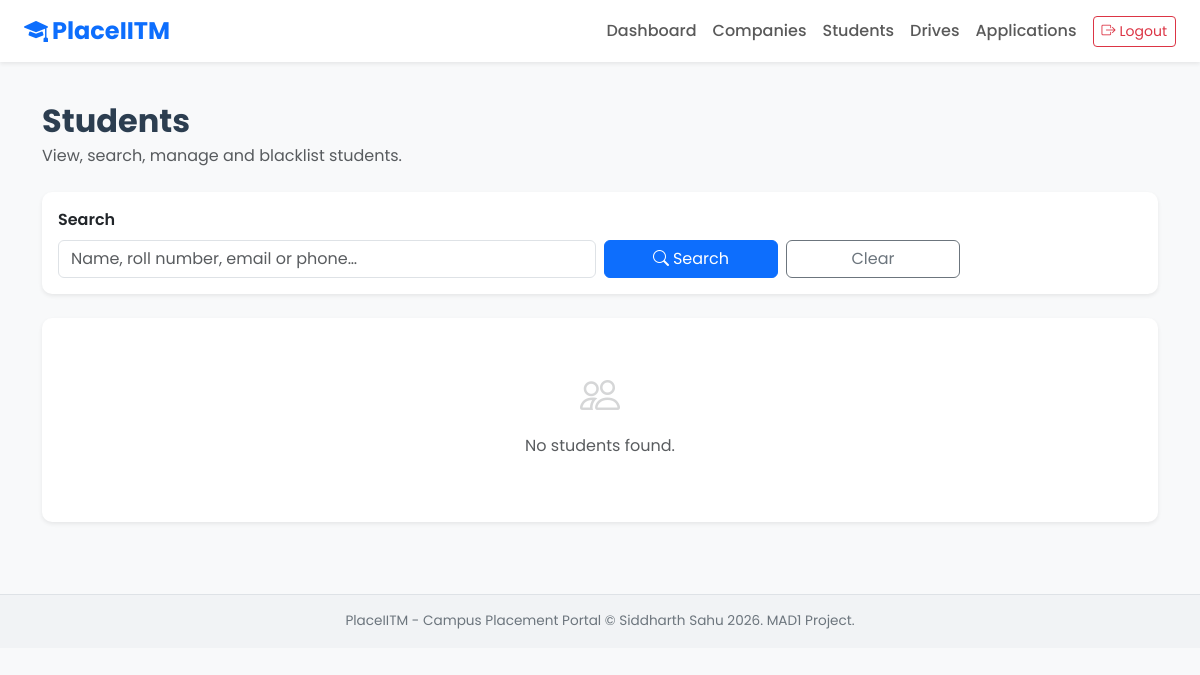
Page /admin/students (signed in) on the earlier database version.
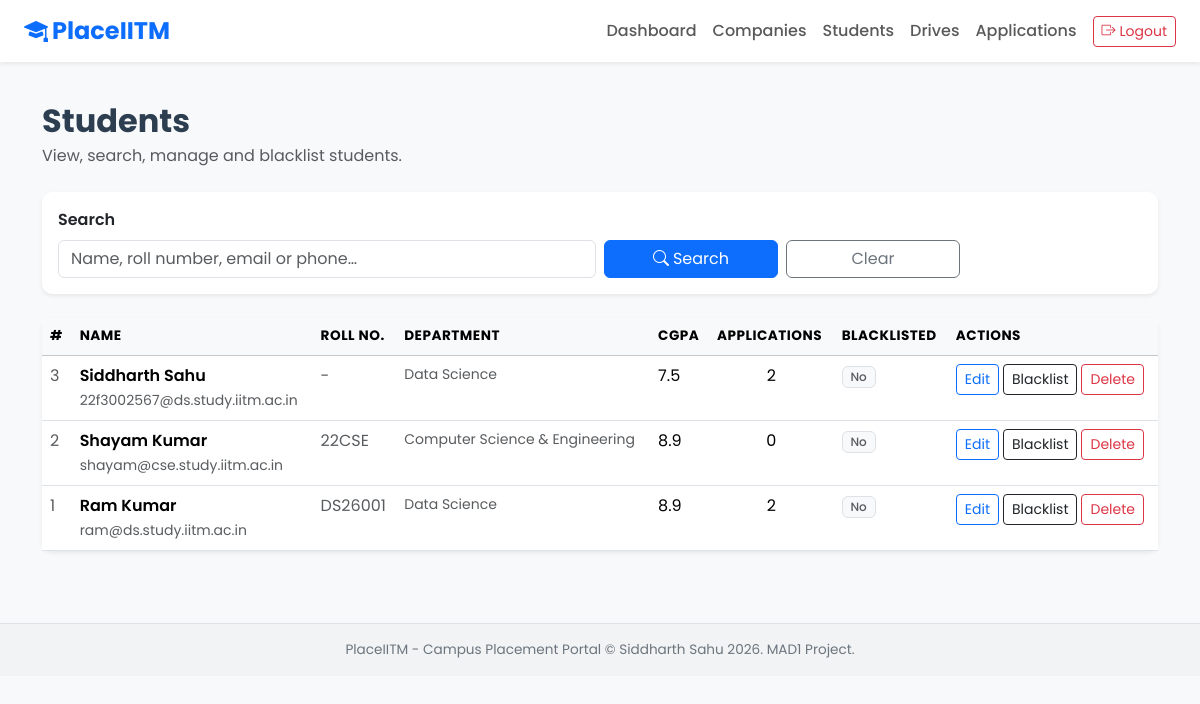
Same page on the later database version.
### models.py (models this page shows, shortened)
class Student(db.Model):
    __tablename__ = "students"
    id = db.Column(db.Integer, primary_key=True)
    user_id = db.Column(db.Integer, db.ForeignKey('users.id'), nullable=False, unique=True)
    stu_name = db.Column(db.String(100), nullable=False)
    email = db.Column(db.String(191), unique=True, nullable=False, index=True)
    phone = db.Column(db.String(20))
    roll_no = db.Column(db.String(50), unique=True)
    department = db.Column(db.String(100))
    degree = db.Column(db.String(60))
    grad_year = db.Column(db.Integer)
    cgpa = db.Column(db.Float)
    skills = db.Column(db.Text)
    bio = db.Column(db.Text)
    resume_filename = db.Column(db.String(200))
    registered_at = db.Column(db.DateTime, default= datetime.utcnow)
    updated_at = db.Column(db.DateTime, default= datetime.utcnow, onupdate=datetime.utcnow)
    applications = db.relationship("Application", backref='student', lazy=True, cascade='all, delete-orphan')

### app.py (the view, shortened to what this page needs)
@app.route('/admin/students')
@admin_required
def admin_students():
    search = request.args.get('search', '').strip()
    dept = request.args.get('department', '').strip()
    grad_year = request.args.get('grad_year', '').strip()
    query = Student.query
    if dept:
        query = query.filter_by(department=dept)
    if grad_year:
        query = query.filter_by(grad_year=grad_year)
    students = query.order_by(Student.registered_at.desc()).all()
    return render_template('admin_students.html', students=students, search=search, dept=dept, grad_year=grad_year, departments=Departments)

### app.py (called while the page is built)
@login_manager.user_loader
def load_user(user_id):
    return User.query.get(int(user_id))

def admin_required(f):
    @wraps(f)
    @login_required
    def decorated(*args, **kwargs):
        if not current_user.is_admin():
            flash('Acces denied - Admins allowed only.', 'danger')
            abort(403)
        return f(*args, **kwargs)
    return decorated

### models.py (called while the page is built)
    def is_admin(self):
        return self.role == Admin_role

### templates/admin_students.html (shortened to what the changed rows need)
{% extends "base.html" %}
{% block content %}
<div class="mb-4">
    <h2 class="fw-bold mb-1">Students</h2>
</div>
<div class="card shadow-sm border-0">
    <div class="card-body p-0">
        {% if students %}
        <div class="table-responsive">
            <table class="table table-hover mb-0">
                <thead class="table-light">
                    <tr>
                        <th>#</th>
                        <th>Name</th>
                        <th>Roll No.</th>
                        <th>Department</th>
                        <th>CGPA</th>
                        <th>Applications</th>
                        <th>Blacklisted</th>
                        <th>Actions</th>
                    </tr>
                </thead>
                <tbody>
                    {% for st in students %}
                    <tr>
                        <td class="text-muted">{{ st.id }}</td>
                        <td>
                            <div class="fw-semibold">{{ st.stu_name }}</div>
                            <small class="text-muted">{{ st.email }}</small>
                        </td>
                        <td class="text-muted">{{ st.roll_no or '-' }}</td>
                        <td class="text-muted small">{{ st.department or '-' }}</td>
                        <td>{{ st.cgpa or '-' }}</td>
                        <td class="text-center">{{ st.applications | length }}</td>
                        <td>
                            {% if st.user.is_blacklisted %}
                                <span class="badge bg-dark">Yes</span>
                            {% else %}
                                <span class="badge bg-light text-muted border">No</span>
                            {% endif %}
                        </td>
                        <td>
                            <div class="d-flex flex-wrap gap-1">
                                <a href="{{ url_for('admin_student_edit', stu_id=st.id) }}"
                                   class="btn btn-sm btn-outline-primary">Edit</a>
                                <form method="POST" action="{{ url_for('admin_student_blacklist', stu_id=st.id) }}">
                                    <button type="submit" class="btn btn-sm btn-outline-dark">
                                        {% if st.user.is_blacklisted %}Unblacklist{% else %}Blacklist{% endif %}
                                    </button>
                                </form>
                                <form method="POST" action="{{ url_for('admin_student_delete', stu_id=st.id) }}">
                                    <button type="submit" class="btn btn-sm btn-outline-danger">
                                        Delete
                                    </button>
                                </form>
                            </div>
                        </td>
                    </tr>
                    {% endfor %}
                </tbody>
            </table>
        </div>
        {% else %}
            <div class="text-center py-5 text-muted">
                <i class="bi bi-people fs-1 d-block mb-2 opacity-25"></i>
                <p>No students found.</p>
            </div>
        {% endif %}
    </div>
</div>
{% endblock %}

Differences in the rows shown:
added Student: id "3", stu_name "Siddharth Sahu", email "22f3002567@ds.study.iitm.ac.in", roll_no "-", department "Data Science", cgpa "7.5", applications|length "2"
added Student: id "2", stu_name "Shayam Kumar", email "shayam@cse.study.iitm.ac.in", roll_no "22CSE", department "Computer Science & Engineering", cgpa "8.9", applications|length "0"
added Student: id "1", stu_name "Ram Kumar", email "ram@ds.study.iitm.ac.in", roll_no "DS26001", department "Data Science", cgpa "8.9", applications|length "2"
Other differences:
text no longer shown: "No students found."
text now shown: "# NAME ROLL NO. DEPARTMENT CGPA APPLICATIONS BLACKLISTED ACTIONS"
